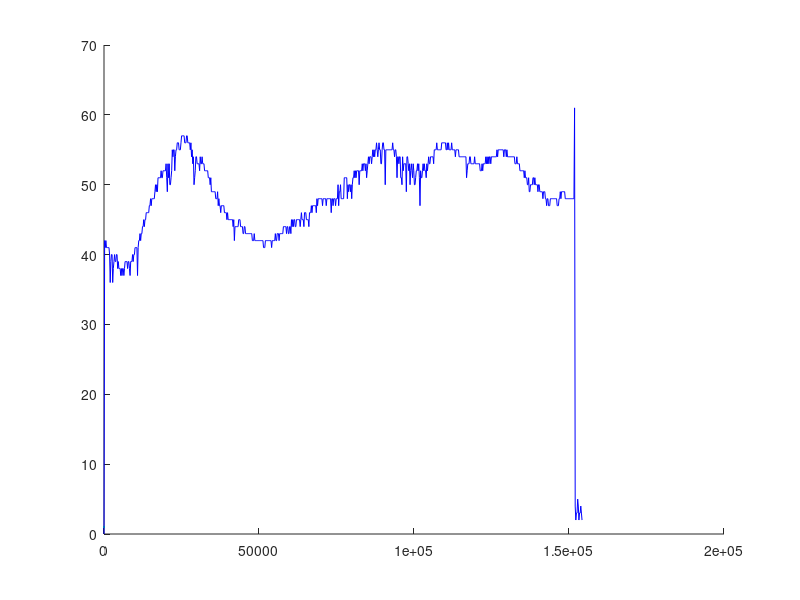

Here is the MATLAB script that generated this plot: (Note: this script raises an error after producing the figure.)
clc
clear
close all

Input = [0	42	41	42	41	41	41	41	41	40	36	39	40	40	36	38	39	40	39	39	40	40	38	39	38	38	38	37	38	37	38	38	37	38	39	39	39	39	38	39	39	38	37	39	39	39	40	39	40	40	41	41	41	41	37	41	42	42	43	42	43	43	44	44	45	44	45	45	46	46	46	46	46	47	47	48	47	48	48	48	48	48	49	50	49	50	49	51	51	51	51	51	52	51	51	52	52	52	52	52	53	51	49	53	51	53	50	50	51	52	55	54	55	55	52	54	55	55	56	56	56	55	55	55	56	57	57	57	57	57	56	56	56	57	57	56	56	56	56	55	56	54	55	53	54	50	51	52	54	54	53	53	53	53	52	54	53	53	54	53	53	53	52	52	52	52	52	52	51	51	51	50	51	49	49	49	49	49	49	49	48	48	48	49	47	48	47	47	46	47	47	47	47	47	46	46	46	46	45	46	45	45	45	45	45	45	45	45	44	45	42	44	44	44	44	44	44	45	45	45	44	44	44	44	43	43	44	44	43	43	43	43	43	43	43	43	43	43	43	42	42	42	43	42	42	42	42	42	42	42	42	42	42	42	42	42	42	41	41	41	42	42	42	42	42	42	42	42	42	42	41	42	42	42	42	42	43	42	42	43	43	43	42	43	43	43	43	43	43	44	44	44	44	44	43	44	44	43	43	44	44	43	45	44	45	44	45	45	44	44	45	45	45	45	45	45	44	45	46	45	45	45	44	46	46	46	45	45	45	45	44	46	46	46	47	46	47	47	47	47	47	47	46	48	47	48	48	48	48	48	48	48	47	48	48	48	48	48	47	48	48	48	48	48	48	48	46	48	48	47	48	48	48	47	48	48	48	50	47	49	49	50	48	48	48	48	48	51	51	51	51	51	48	50	49	50	50	49	50	48	50	51	51	52	51	52	51	52	52	52	52	50	52	52	52	52	53	52	53	53	53	52	53	51	52	53	54	53	54	54	54	53	54	55	54	55	54	55	55	56	55	54	55	56	55	55	53	53	55	56	56	55	55	50	55	55	55	55	55	55	55	55	55	55	55	56	55	55	54	55	55	54	51	54	54	53	54	54	51	51	50	54	52	53	53	53	53	49	54	54	53	52	53	50	52	53	52	51	53	52	50	50	51	52	52	53	52	53	51	47	52	51	51	52	53	52	53	52	52	51	53	52	53	54	53	53	54	54	54	54	54	53	55	55	55	55	56	55	55	55	55	55	55	55	56	56	56	56	56	56	56	55	55	56	55	56	55	55	55	55	56	55	55	55	55	55	54	55	55	55	55	55	54	54	54	54	54	54	54	54	54	54	54	54	51	52	53	53	53	54	54	53	53	53	53	53	53	54	53	53	53	53	53	53	53	53	52	52	52	53	52	53	53	53	53	54	53	54	53	54	53	54	54	53	54	54	54	54	54	54	54	54	54	55	54	55	55	55	55	55	55	55	55	55	54	55	55	55	54	55	54	54	54	54	54	54	54	54	54	54	54	54	53	53	53	54	53	53	53	53	52	52	52	52	52	52	52	51	52	51	51	51	50	50	51	49	49	50	50	50	50	51	51	50	51	50	50	50	50	49	50	50	49	49	49	49	49	48	49	49	49	48	48	47	48	48	47	47	47	48	48	48	48	48	48	48	48	48	48	48	47	47	47	48	48	49	48	49	49	49	49	49	49	48	48	48	48	48	48	48	48	48	48	48	48	48	48	48	61	4	2	3	3	5	4	2	3	3	4	3	2];
Output = [255	255	255	255	255	255	255	255	255	255	255	255	255	255	255	255	255	255	255	255	255	255	255	255	255	208	200	200	203	232	240	255	200	200	200	200	200	206	255	231	218	200	200	255	255	255	200	200	200	200	230	255	255	200	200	200	200	255	255	201	200	200	200	200	200	200	200	246	200	200	200	200	200	200	200	200	200	200	200	200	200	249	200	200	200	200	200	201	203	200	200	200	200	200	200	200	200	200	200	200	200	200	200	200	200	200	200	200	205	200	200	200	200	218	200	200	200	200	200	200	200	200	229	200	200	200	200	200	200	224	200	200	200	201	200	224	200	200	200	200	255	200	200	200	204	255	200	200	200	200	200	220	201	200	200	200	200	200	203	200	200	207	209	211	202	200	200	201	200	201	202	203	204	217	207	200	200	200	200	200	200	200	200	200	200	201	200	202	203	204	205	200	206	200	219	221	200	200	200	200	200	200	200	200	200	200	200	200	200	200	201	202	203	200	204	200	200	200	200	200	200	200	200	200	200	200	200	200	200	200	200	201	200	200	200	200	200	200	200	200	200	200	200	200	200	200	200	200	200	200	200	200	200	209	200	200	200	200	208	200	210	201	200	200	249	200	200	200	200	200	200	203	200	200	200	208	200	200	200	201	200	200	225	200	200	200	238	200	200	200	200	200	203	204	217	231	200	200	200	200	200	255	200];
    % Steady state
Setpoint = 50;
nc = numel( Input );
delay = 200; %ms
tf = delay*nc;
xc = linspace(1, tf, nc);

figure(1)
hold on
plot(xc, Input, 'b', LineWidth=1)
yline(Setpoint, 'r', LineWidth=2)
grid on
xlabel('Time (s)','interpreter','latex')
ylabel('Height (cm)','interpreter','latex')
title('$K_{p} = 5, K_{i} = 4.5, K_{d} = 5$','interpreter','latex', 'FontSize',18)



